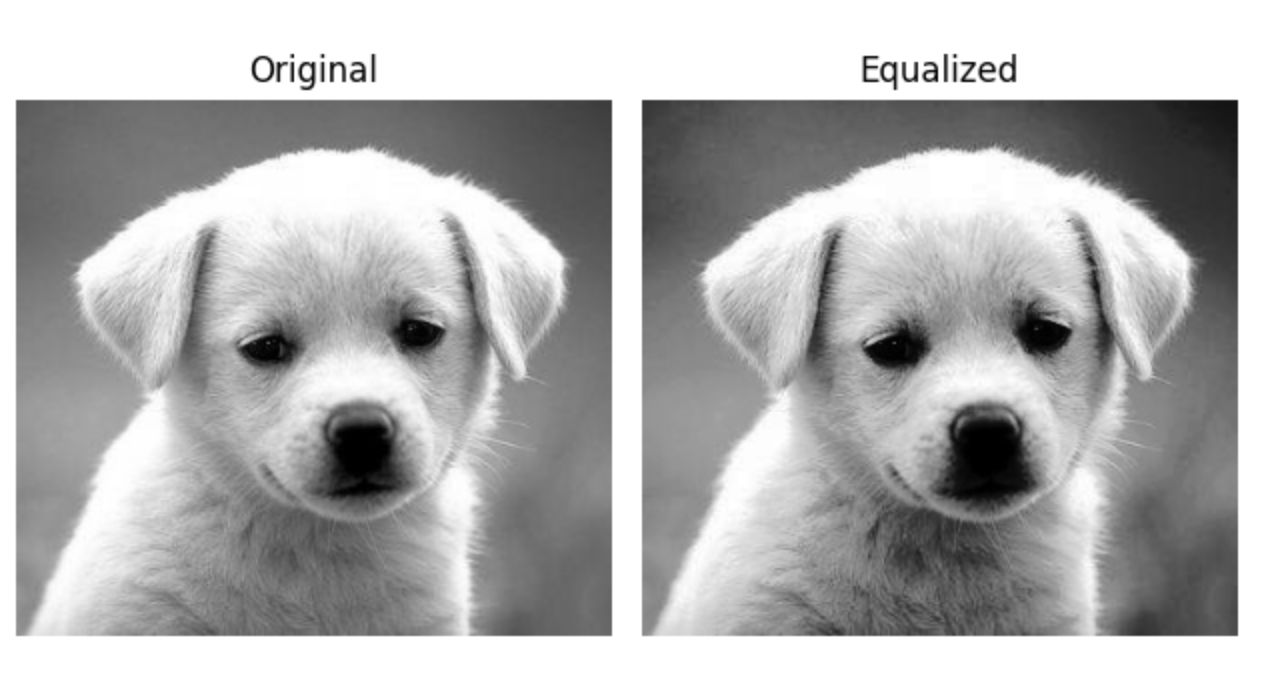

Generate this figure with Python:
"""
9. Attēla līmeņu transformācijas, histogrammas operācijas
9.b) Izstrādāt datorprogrammu, kas realizē histogrammas vienmērīgošanu.

Implementation of cv.equalizeHist(), see https://docs.opencv.org/master/d5/daf/tutorial_py_histogram_equalization.html
"""

import numpy as np
import cv2 as cv
import matplotlib.pyplot as plt


IMAGE_PATH = 'grayscale.jpg'
PIXEL_RANGE = 256


def histogram(channel):
    hist = np.zeros(PIXEL_RANGE, dtype=np.uint8)
    for pixel in channel.flatten():
        hist[pixel] += 1
    return hist


def equalize(hist):
    hist_cm = np.cumsum(hist)
    min_val, max_val = hist_cm.min(), hist_cm.max()
    # normalize
    norm = (hist_cm - min_val) / (max_val - min_val) * 255
    return norm.astype('int')


def subplot(fig, shape, idx, img, text):
    ax = fig.add_subplot(*shape, idx)
    ax.axis("off")
    ax.title.set_text(text)
    ax.imshow(img)


def main():
    # read image
    image = cv.imread(IMAGE_PATH)
    # configure plot
    fig = plt.figure()
    # equalize
    image_equalized = []
    for ch_idx in range(image.shape[-1]):
        channel = image[:, :, ch_idx]
        hist = histogram(channel)
        hist_equalized = equalize(hist)
        channel_equalized = hist_equalized[channel]
        channel_equalized = np.reshape(a=channel_equalized, newshape=channel.shape)
        image_equalized.append(channel_equalized)
        # subplot(axs[ch_idx][1], data=hist, data_type='hist', text='Original')
        # subplot(ax=, idx=1, data=hist, type='', text='Original')
    image_equalized = np.dstack(tup=tuple(image_equalized))
    subplot(fig=fig, shape=(1, 2), idx=1, img=image, text='Original')
    subplot(fig=fig, shape=(1, 2), idx=2, img=image_equalized, text='Equalized')
    plt.show()


if __name__ == '__main__':
    main()
